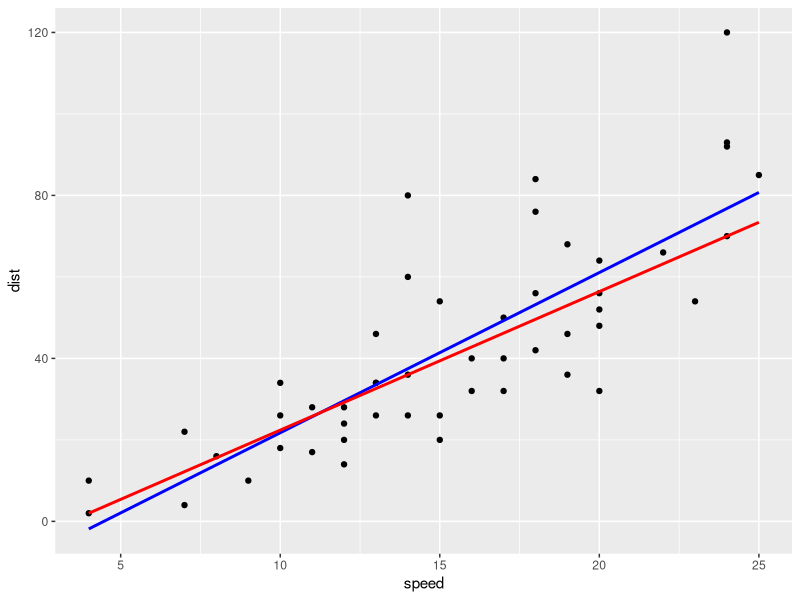
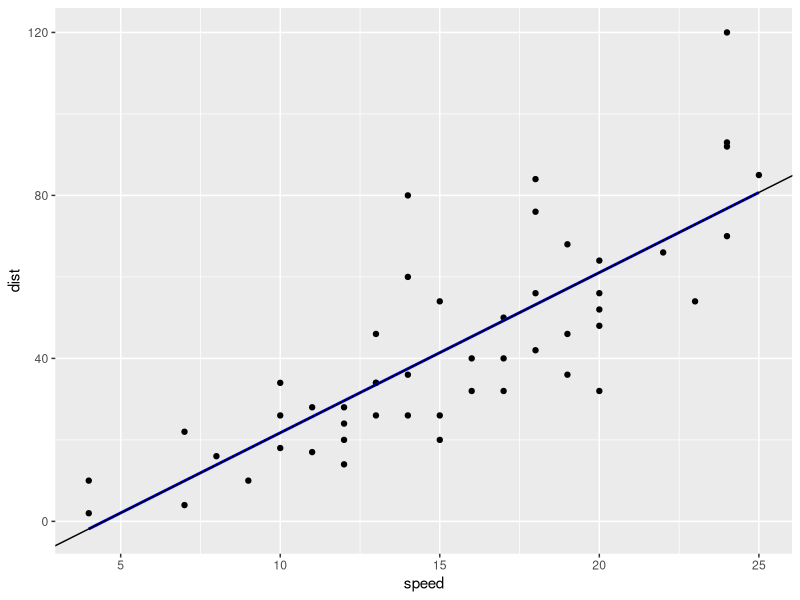

These figures' R source, in order:
## ---- chunk 1
# install.packages("quantreg")
library(ggplot2)
library(quantreg)

ggplot(cars, aes(x=speed, y=dist)) +
geom_point() +
geom_smooth(method="lm", se = FALSE, color="blue") +
geom_smooth(method="rq", se = FALSE, color="red")
## ---- chunk 2
mse <- function(beta) {
  with(cars, {
    mean((dist - beta[1] - beta[2]*speed)^2)
  })
}

beta_hat <- nlm(mse, c(0,0))$estimate


ggplot(cars, aes(x=speed, y=dist)) +
geom_point() +
geom_smooth(method="lm", se = FALSE, color="blue") +
geom_abline(intercept = beta_hat[1], slope = beta_hat[2])
## ---- chunk 3
model <- lm(dist ~ speed, cars)
model
## ---- chunk 4
summary(model)
## ---- chunk 5
summary(model)
cor(cars$dist, fitted(model))^2
